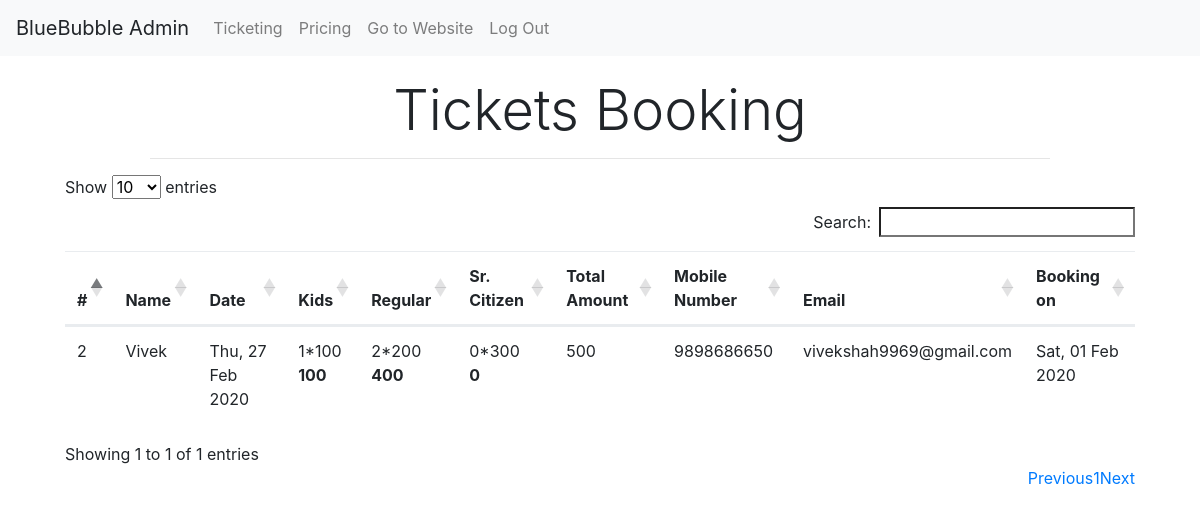
Page /admin/ticketing.php (signed in) on the committed database.
### tables this page shows
CREATE TABLE `tickets` (
  `id` int(5) NOT NULL,
  `name` varchar(60) NOT NULL,
  `kids` int(3) NOT NULL DEFAULT '0',
  `regular` int(3) NOT NULL DEFAULT '0',
  `srcitizen` int(3) NOT NULL DEFAULT '0',
  `kids_rate` int(6) NOT NULL DEFAULT '0',
  `regular_rate` int(6) NOT NULL DEFAULT '0',
  `srcitizen_rate` int(6) NOT NULL DEFAULT '0',
  `date_of_booking` timestamp NOT NULL DEFAULT CURRENT_TIMESTAMP,
  `date_for_booking` date NOT NULL,
  `mobile_num` varchar(10) NOT NULL,
  `email_id` varchar(80) DEFAULT NULL
);

### admin/ticketing.php (the view, shortened to what this page needs)
<!DOCTYPE html>
<html lang="en">
<head>
	<link rel="stylesheet" type="text/css" href="../vendor/bootstrap/css/bootstrap.min.css">
	<link rel="stylesheet" type="text/css" href="../fonts/font-awesome-4.7.0/css/font-awesome.min.css">
    <link rel="stylesheet" href="https://cdn.datatables.net/responsive/2.2.3/css/responsive.bootstrap4.min.css">
	<link rel="stylesheet" href="https://cdn.datatables.net/1.10.19/css/dataTables.bootstrap4.min.css">
    <link rel="stylesheet" href="https://cdn.datatables.net/responsive/2.2.3/css/responsive.bootstrap4.min.css">
    <link rel="stylesheet" href="https://stackpath.bootstrapcdn.com/font-awesome/4.7.0/css/font-awesome.min.css">
</head>
<body>
<main>
    <?php include("admin_header.php"); ?>
    <h3 class="display-4 m-2 text-center mt-4">Tickets Booking</h3>
    <hr class="text-left w-75">
    <div class="container col-md-11 justify-content-center">
        <table id="ticketing" class="table table-hover table-responsive dt-responsive" style="width:100%;">
            <thead>
                <tr>
                    <th scope="col">#</th>
                    <th scope="col">Name</th>
                    <th scope="col">Date</th>
                    <th scope="col">Kids</th>
                    <th scope="col">Regular</th>
                    <th scope="col">Sr. Citizen</th>
                    <th scope="col">Total Amount</th>
                    <th scope="col">Mobile Number</th>
                    <th scope="col">Email</th>
                    <th scope="col">Booking on</th>
                </tr>
            </thead>
            <tbody>
                <?php
                include("db_connect.php");
                $sql = "SELECT * FROM tickets ORDER BY date_for_booking DESC";
                $list = $pdo->query($sql)->fetchAll();
                $i=1;
                foreach($list as $row){
                ?>
                <tr>
                    <?php $i++; ?>
                    <td><?php echo $i; ?></td>
                    <td><?php echo $row['name']; ?></td>
                    <td><?php echo date("D, d M  Y", strtotime($row['date_for_booking'])); ?></td>
                    <td><?php echo $row['kids']."*".$row['kids_rate']."<br><b>".($row['kids']*$row['kids_rate'])."</b>"; ?></td>
                    <td><?php echo $row['regular']."*".$row['regular_rate']."<br><b>".($row['regular']*$row['regular_rate'])."</b>"; ?></td>
                    <td><?php echo $row['srcitizen']."*".$row['srcitizen_rate']."<br><b>".($row['srcitizen']*$row['srcitizen_rate'])."</b>"; ?></td>
                    <td><?php echo $row['kids']*$row['kids_rate'] + $row['regular']*$row['regular_rate'] + $row['srcitizen']*$row['srcitizen_rate']; ?></td>
                    <td><?php echo $row['mobile_num']; ?></td>
                    <td><?php echo $row['email_id']; ?></td>
                    <td><?php echo date("D, d M  Y", strtotime($row['date_of_booking'])); ?></td>
                </tr>
                <?php
                }
                ?>
            </tbody>
        </table>
    </div>
</main>
</body>
</html>

### admin/admin_header.php (shortened to what this page needs)
<nav class="navbar navbar-expand-lg navbar-light bg-light">
	<a class="navbar-brand">BlueBubble Admin</a>
	<div class="collapse navbar-collapse" id="navbarNav">
		<ul class="navbar-nav">
			<li class="nav-item">
				<a class="nav-link" href="ticketing.php">Ticketing</a>
			</li>
            <li class="nav-item">
				<a class="nav-link" href="pricing.php">Pricing</a>
			</li>
			<li class="nav-item">
				<a class="nav-link" href="../index.php" target="_blank">Go to Website</a>
			</li>
			<li class="nav-item">
				<a class="nav-link" href="logout.php">Log Out</a>
			</li>
		</ul>
	</div>
</nav>

### rows in the picture
tickets: name "Vivek", date_for_booking "Thu, 27 Feb 2020", kids "1", kids_rate "100", $row['kids']*$row['kids_rate'] "100", regular "2", regular_rate "200", $row['regular']*$row['regular_rate'] "400", srcitizen "0", srcitizen_rate "300", $row['srcitizen']*$row['srcitizen_rate'] "0", kids+kids_rate+regular "500", mobile_num "9898686650", email "vivekshah9969@gmail.com", date_of_booking "Sat, 01 Feb 2020"
